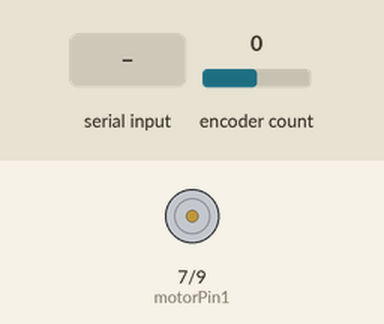
The sketch below on a simulated Arduino Uno, built with avr-gcc and run on an emulated ATmega328P. Parts: motor-driver pin pairs drawn as motors (green arrow = first pin HIGH = forward, orange = second pin HIGH = backward, longer = more drive). The inputs (shaded band) are chosen by the test bench; at power-on: encoder count 0. What the sketch prints to the serial monitor is not drawn.

Above: at 1.2 s.
1.3 s: "90,45\n" received over Serial
At 2.7 s:
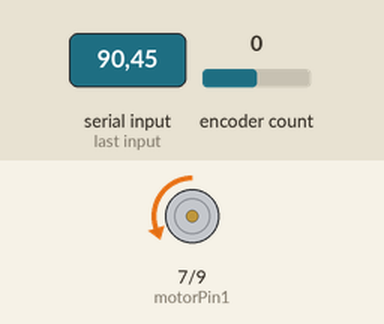
Timing chart, 0 to 4.3 s (numbered marks = the images above; inputs shaded):
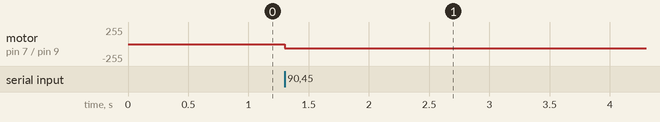

The sketch:

miniProjectArduinoMain.ino
```cpp
//Graham Skirucha // System Intergratiob Mini Project
//Section 4.5 Codefor Arduino

//Jaron
//make sure the encoder is connected to 5 and 6

#include <Encoder.h>
#define ENCODER_USE_INTERRUPTS
Encoder myEnc(2,3); //create encoder class
float lastRead;
int degreesRead; //current degree pos. of the motor
int dutyCycle = 25;  // motor speed
int turnTo;   // where motor should turn (destination in degrees)
String data;
String sen;
int tolerance = 2; //degree tolerance of the destination
unsigned char position_bytes[2];

const int motorPin1 = 7; //direction
const int motorPin2 = 9; //pwm voltage

//Set variables for control of motor and controlling
int pointSet = 0;  // used to determine the turnTo position

void setup() {
  Serial.begin(115200);
  lastRead = 0;
  turnTo=90;
  pinMode(motorPin1, OUTPUT); // set motor pins for output
  pinMode(motorPin2, OUTPUT);

  digitalWrite(4, HIGH); // set enable pin to high to enable motor driver
}

void loop() {

  float encoderRead = myEnc.read();

  if (Serial.available() > 0){
    data = Serial.read(); // get destination from serial
    pointSet = data.toInt();
  }

  // get current position in degrees
  if(encoderRead != lastRead) {
    //convert to degrees
    degreesRead = encoderRead / 3000 * 360;

    lastRead = encoderRead;
  }

  // this if structure gives directions to the motor based on pointSet
  if (pointSet == 0) {
      turnTo = 0;
      // determine if motor should move forward or back
      ///// TODO: Add integral control
      if (degreesRead <= turnTo - tolerance) {
        digitalWrite(7, LOW); // set direction forward
        analogWrite(9, dutyCycle * 255 / 100); // run motor

      } else if ((degreesRead >= (turnTo - tolerance)) && (degreesRead <= turnTo + tolerance)) {
        analogWrite(9, 0); // stop motor

      } else if (degreesRead >= turnTo + tolerance) {
        digitalWrite(7, HIGH); // set direction forward
        analogWrite(9, dutyCycle * 255 / 100); // run motor
      }
  }
  else if (pointSet == 1){
      turnTo = 90;
      // determine if motor should move forward or back
      ///// TODO: Add integral control
      if (degreesRead <= turnTo - tolerance) {
        digitalWrite(7, LOW); // set direction forward
        analogWrite(9, dutyCycle * 255 / 100); // run motor

      } else if ((degreesRead >= (turnTo - tolerance)) && (degreesRead <= turnTo + tolerance)) {
        analogWrite(9, 0); // stop motor

      } else if (degreesRead >= turnTo + tolerance) {
        digitalWrite(7, HIGH); // set direction forward
        analogWrite(9, dutyCycle * 255 / 100); // run motor
      }
  }
  else if (pointSet == 2){
      turnTo = 270;
      // determine if motor should move forward or back
      ///// TODO: Add integral control
      if (degreesRead <= turnTo - tolerance) {
        digitalWrite(7, LOW); // set direction forward
        analogWrite(9, dutyCycle * 255 / 100); // run motor

      } else if ((degreesRead >= (turnTo - tolerance)) && (degreesRead <= turnTo + tolerance)) {
        analogWrite(9, 0); // stop motor

      } else if (degreesRead >= turnTo + tolerance) {
        digitalWrite(7, HIGH); // set direction forward
        analogWrite(9, dutyCycle * 255 / 100); // run motor
      }
  }
  else{
      turnTo = 180;
      // determine if motor should move forward or back
      ///// TODO: Add integral control
      if (degreesRead <= turnTo - tolerance) {
        digitalWrite(7, LOW); // set direction forward
        analogWrite(9, dutyCycle * 255 / 100); // run motor

      } else if ((degreesRead >= (turnTo - tolerance)) && (degreesRead <= turnTo + tolerance)) {
        analogWrite(9, 0); // stop motor

      } else if (degreesRead >= turnTo + tolerance) {
        digitalWrite(7, HIGH); // set direction forward
        analogWrite(9, dutyCycle * 255 / 100); // run motor
      }
  }

  sen = String(degreesRead);
  Serial.println(sen); // send current position back to raspberry Pi
  Serial.flush();
  delay(1);
}
```

Measured:
- after the input at 1.3 s, motor on pin 7 (motorPin1) / pin 9 (motorPin2): stopped → backward 63/255 at once
